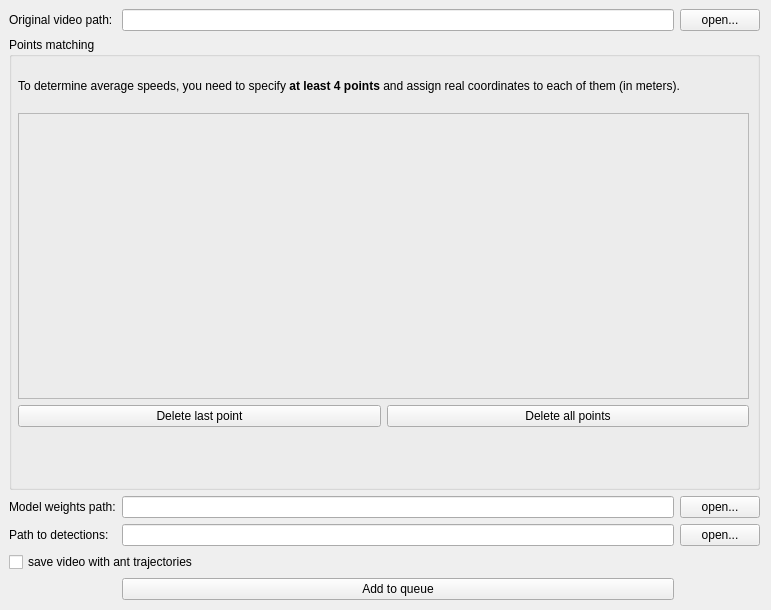
<?xml version="1.0" encoding="UTF-8"?>
<ui version="4.0">
 <class>Form</class>
 <widget class="QWidget" name="Form">
  <property name="geometry">
   <rect>
    <x>0</x>
    <y>0</y>
    <width>771</width>
    <height>610</height>
   </rect>
  </property>
  <property name="windowTitle">
   <string>Parameters for mean speed</string>
  </property>
  <widget class="QWidget" name="gridLayoutWidget">
   <property name="geometry">
    <rect>
     <x>9</x>
     <y>9</y>
     <width>751</width>
     <height>591</height>
    </rect>
   </property>
   <layout class="QGridLayout" name="gridLayout" rowstretch="0,0,0,0,0,0" columnstretch="0,1,0">
    <property name="sizeConstraint">
     <enum>QLayout::SetNoConstraint</enum>
    </property>
    <item row="3" column="1">
     <widget class="QLineEdit" name="lineEdit_2"/>
    </item>
    <item row="4" column="0" colspan="3">
     <widget class="QCheckBox" name="checkBox">
      <property name="text">
       <string>save video with ant trajectories</string>
      </property>
     </widget>
    </item>
    <item row="0" column="0">
     <widget class="QLabel" name="label">
      <property name="text">
       <string>Original video path:</string>
      </property>
     </widget>
    </item>
    <item row="5" column="0">
     <spacer name="horizontalSpacer">
      <property name="orientation">
       <enum>Qt::Horizontal</enum>
      </property>
      <property name="sizeType">
       <enum>QSizePolicy::Preferred</enum>
      </property>
      <property name="sizeHint" stdset="0">
       <size>
        <width>20</width>
        <height>20</height>
       </size>
      </property>
     </spacer>
    </item>
    <item row="1" column="0" colspan="3">
     <layout class="QGridLayout" name="gridLayout_2">
      <item row="0" column="0">
       <widget class="QGroupBox" name="groupBox">
        <property name="title">
         <string>Points matching</string>
        </property>
        <property name="flat">
         <bool>false</bool>
        </property>
        <widget class="QWidget" name="gridLayoutWidget_3">
         <property name="geometry">
          <rect>
           <x>9</x>
           <y>29</y>
           <width>731</width>
           <height>361</height>
          </rect>
         </property>
         <layout class="QGridLayout" name="gridLayout_3" rowstretch="1,7,1">
          <item row="2" column="0">
           <widget class="QPushButton" name="pushButton_2">
            <property name="text">
             <string>Delete last point</string>
            </property>
           </widget>
          </item>
          <item row="2" column="1">
           <widget class="QPushButton" name="pushButton_6">
            <property name="text">
             <string>Delete all points</string>
            </property>
           </widget>
          </item>
          <item row="1" column="0" colspan="2">
           <widget class="QFrame" name="frame">
            <property name="frameShape">
             <enum>QFrame::StyledPanel</enum>
            </property>
            <property name="frameShadow">
             <enum>QFrame::Raised</enum>
            </property>
           </widget>
          </item>
          <item row="0" column="0" colspan="2">
           <widget class="QLabel" name="label_4">
            <property name="text">
             <string>&lt;html&gt;&lt;head/&gt;&lt;body&gt;&lt;p&gt;To determine average speeds, you need to specify &lt;span style=&quot; font-weight:600;&quot;&gt;at least 4 points&lt;/span&gt; and assign real coordinates to each of them (in meters).&lt;/p&gt;&lt;/body&gt;&lt;/html&gt;</string>
            </property>
            <property name="wordWrap">
             <bool>true</bool>
            </property>
           </widget>
          </item>
         </layout>
        </widget>
       </widget>
      </item>
     </layout>
    </item>
    <item row="2" column="2">
     <widget class="QPushButton" name="pushButton_3">
      <property name="text">
       <string>open...</string>
      </property>
     </widget>
    </item>
    <item row="3" column="0">
     <widget class="QLabel" name="label_3">
      <property name="text">
       <string>Path to detections:</string>
      </property>
      <property name="textInteractionFlags">
       <set>Qt::NoTextInteraction</set>
      </property>
     </widget>
    </item>
    <item row="5" column="1">
     <widget class="QPushButton" name="pushButton_5">
      <property name="text">
       <string>Add to queue</string>
      </property>
     </widget>
    </item>
    <item row="0" column="1">
     <widget class="QLineEdit" name="lineEdit_3"/>
    </item>
    <item row="0" column="2">
     <widget class="QPushButton" name="pushButton">
      <property name="text">
       <string>open...</string>
      </property>
     </widget>
    </item>
    <item row="5" column="2">
     <spacer name="horizontalSpacer_2">
      <property name="orientation">
       <enum>Qt::Horizontal</enum>
      </property>
      <property name="sizeType">
       <enum>QSizePolicy::Minimum</enum>
      </property>
      <property name="sizeHint" stdset="0">
       <size>
        <width>40</width>
        <height>20</height>
       </size>
      </property>
     </spacer>
    </item>
    <item row="3" column="2">
     <widget class="QPushButton" name="pushButton_4">
      <property name="text">
       <string>open...</string>
      </property>
     </widget>
    </item>
    <item row="2" column="1">
     <widget class="QLineEdit" name="lineEdit"/>
    </item>
    <item row="2" column="0">
     <widget class="QLabel" name="label_2">
      <property name="text">
       <string>Model weights path:</string>
      </property>
      <property name="textInteractionFlags">
       <set>Qt::NoTextInteraction</set>
      </property>
     </widget>
    </item>
   </layout>
  </widget>
 </widget>
 <resources/>
 <connections/>
</ui>
